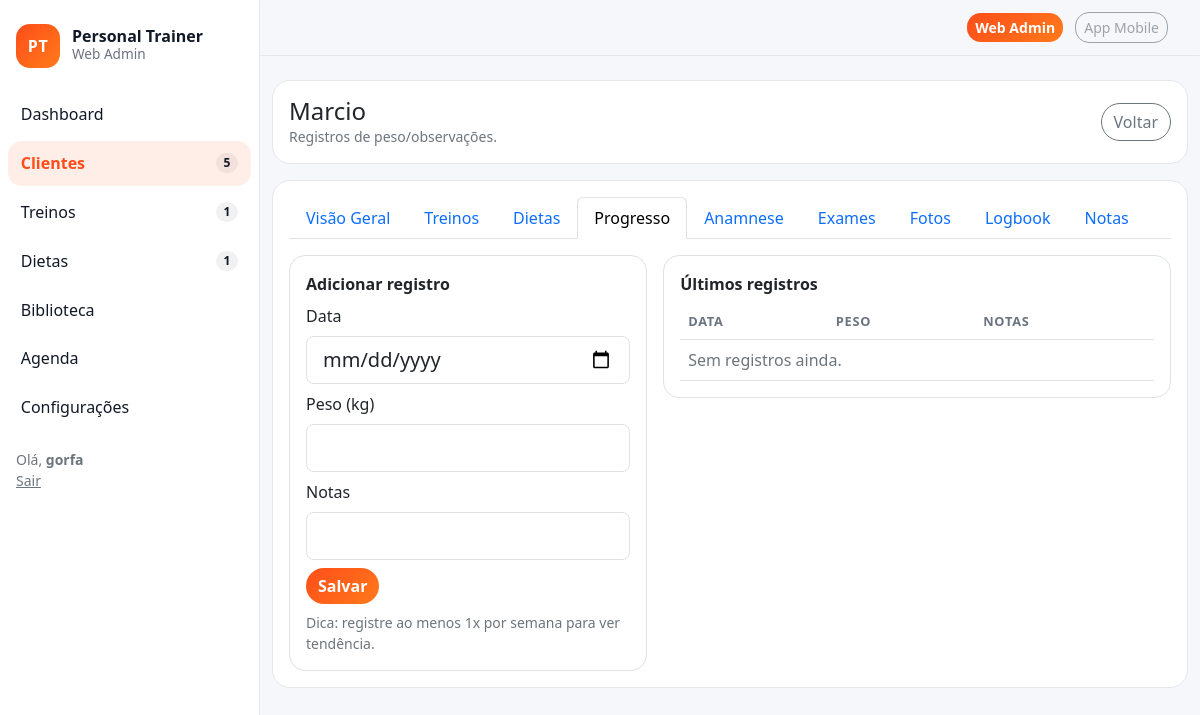
/crm/6/progresso/ (signed in), run on an earlier commit of the app's database.
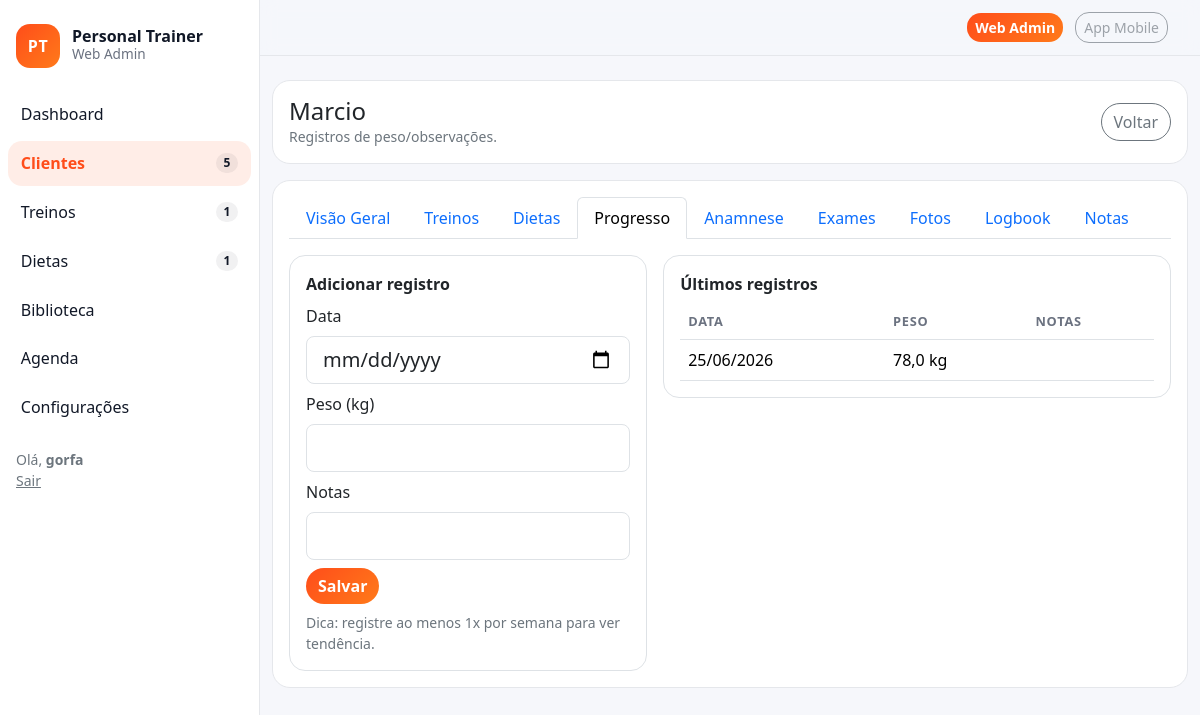
And on a later commit of the database.
### logbook/models.py (models this page shows, shortened)
class ProgressRecord(models.Model):
    client = models.ForeignKey(Client, on_delete=models.CASCADE, related_name="progress")
    date = models.DateField()
    weight_kg = models.DecimalField(max_digits=5, decimal_places=1, null=True, blank=True)
    notes = models.CharField(max_length=240, blank=True)
    class Meta:
        ordering = ["-date"]

### crm/views.py (the view, shortened to what this page needs)
# urls.py: path("<int:pk>/progresso/", views.ClientProgressView.as_view(), name="client_progress"),
class ClientProgressView(LoginRequiredMixin, TemplateView):
    template_name = "crm/client_progress.html"
    def get_client(self):
        return get_object_or_404(Client, pk=self.kwargs["pk"])
    def get_context_data(self, **kwargs):
        ctx = super().get_context_data(**kwargs)
        client = self.get_client()
        ctx["client"] = client
        ctx["records"] = client.progress.all()[:50]
        ctx["form"] = ProgressRecordForm()
        ctx["active_tab"] = "progresso"
        return ctx

### logbook/forms.py
class ProgressRecordForm(forms.ModelForm):
    class Meta:
        model = ProgressRecord
        fields = ["date", "weight_kg", "notes"]
        widgets = {
            "date": forms.DateInput(attrs={"type": "date"}),
        }

### core/context_processors.py (called while the page is built)
def nav_counts(request):
    try:
        return {
            "nav_clients_count": Client.objects.filter(status=Client.Status.ACTIVE).count(),
            "nav_workouts_today": WorkoutPlan.objects.filter(is_active=True).count(),
            "nav_diets_active": DietPlan.objects.filter(is_active=True).count(),
            "nav_alerts_count": Alert.objects.filter(is_open=True).count(),
        }
    except Exception:
        return {"nav_clients_count": 0, "nav_workouts_today": 0, "nav_diets_active": 0, "nav_alerts_count": 0}

### crm/templates/crm/client_progress.html (shortened to what this page needs)
{% extends "base.html" %}
{% block content %}
<div class="card mb-3">
  <div class="card-body d-flex align-items-center justify-content-between flex-wrap gap-3">
    <div>
      <h1 class="h4 mb-0">{{ client.full_name }}</h1>
      <div class="text-secondary small">Registros de peso/observações.</div>
    </div>
    <div class="d-flex gap-2">
      <a class="btn btn-outline-secondary btn-pill" href="{% url 'crm:client_detail' client.pk %}">Voltar</a>
    </div>
  </div>
</div>
<div class="card">
  <div class="card-body">
    {% include "crm/_client_tabs.html" with client=client active_tab=active_tab %}
    <div class="row g-3">
      <div class="col-12 col-lg-5">
        <div class="p-3 border rounded-4">
          <div class="fw-bold mb-2">Adicionar registro</div>
          <form method="post" class="row g-2">
            <div class="col-12">
              <label class="form-label">Data</label>
              {{ form.date }}
            </div>
            <div class="col-12">
              <label class="form-label">Peso (kg)</label>
              {{ form.weight_kg }}
            </div>
            <div class="col-12">
              <label class="form-label">Notas</label>
              {{ form.notes }}
            </div>
            <div class="col-12 d-flex gap-2">
              <button class="btn btn-brand btn-pill" type="submit">Salvar</button>
            </div>
          </form>
          <div class="small text-secondary mt-2">Dica: registre ao menos 1x por semana para ver tendência.</div>
        </div>
      </div>
      <div class="col-12 col-lg-7">
        <div class="p-3 border rounded-4">
          <div class="fw-bold mb-2">Últimos registros</div>
          <div class="table-responsive">
            <table class="table align-middle mb-0">
              <thead>
                <tr>
                  <th>Data</th>
                  <th>Peso</th>
                  <th>Notas</th>
                </tr>
              </thead>
              <tbody>
                {% for r in records %}
                  <tr>
                    <td>{{ r.date|date:"d/m/Y" }}</td>
                    <td>{% if r.weight_kg %}{{ r.weight_kg }} kg{% else %}<span class="text-secondary">—</span>{% endif %}</td>
                    <td class="text-secondary">{{ r.notes|default:"" }}</td>
                  </tr>
                {% empty %}
                  <tr><td colspan="3" class="text-secondary">Sem registros ainda.</td></tr>
                {% endfor %}
              </tbody>
            </table>
          </div>
        </div>
      </div>
    </div>
  </div>
</div>
{% endblock %}

What changed in the data, as far as the page shows it:
added ProgressRecord: date "25/06/2026", weight_kg "78,0"
Also different on the page:
text no longer shown: "Sem registros ainda."
